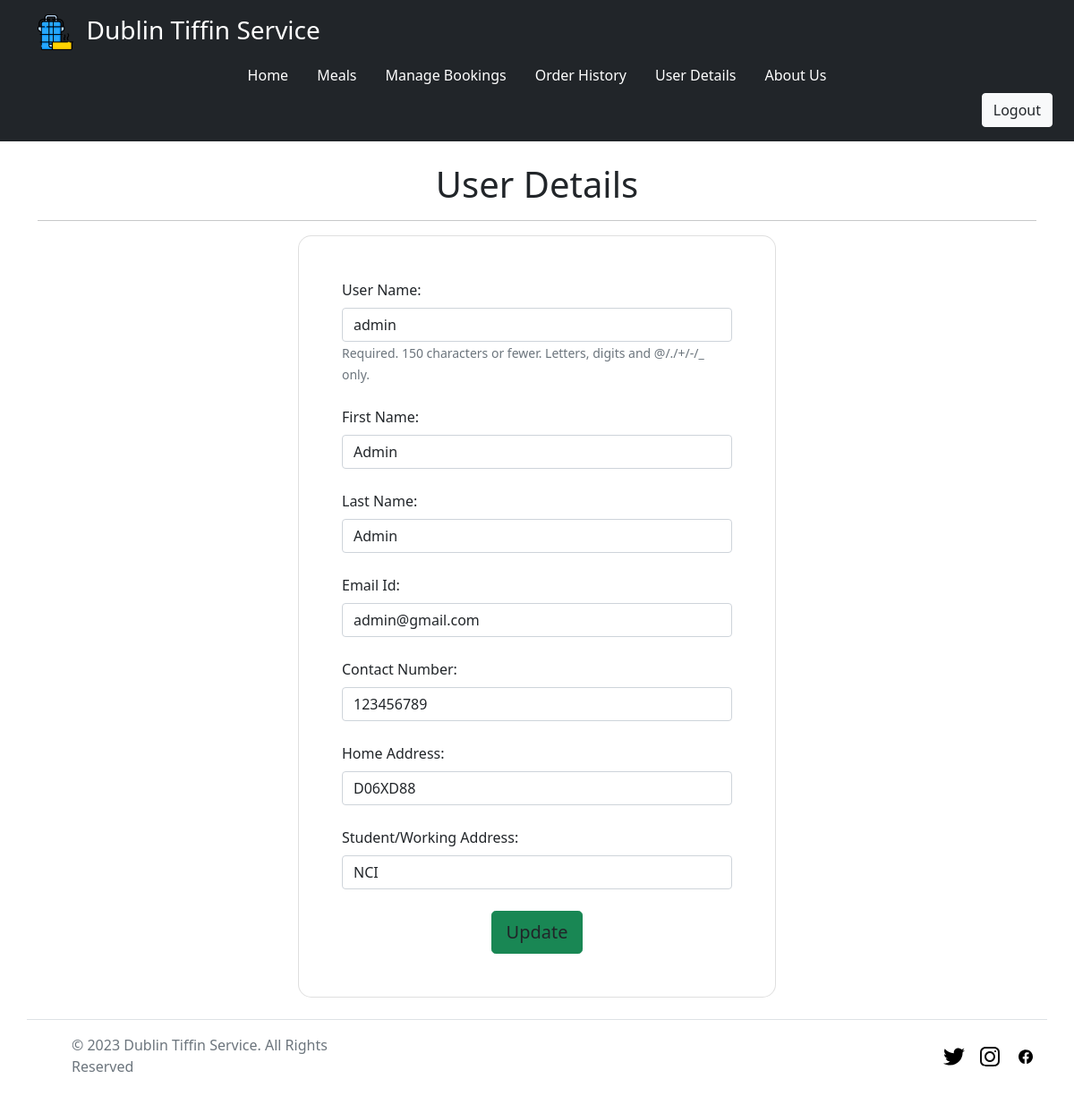
The page /user_details (signed in) on the database as committed earlier.
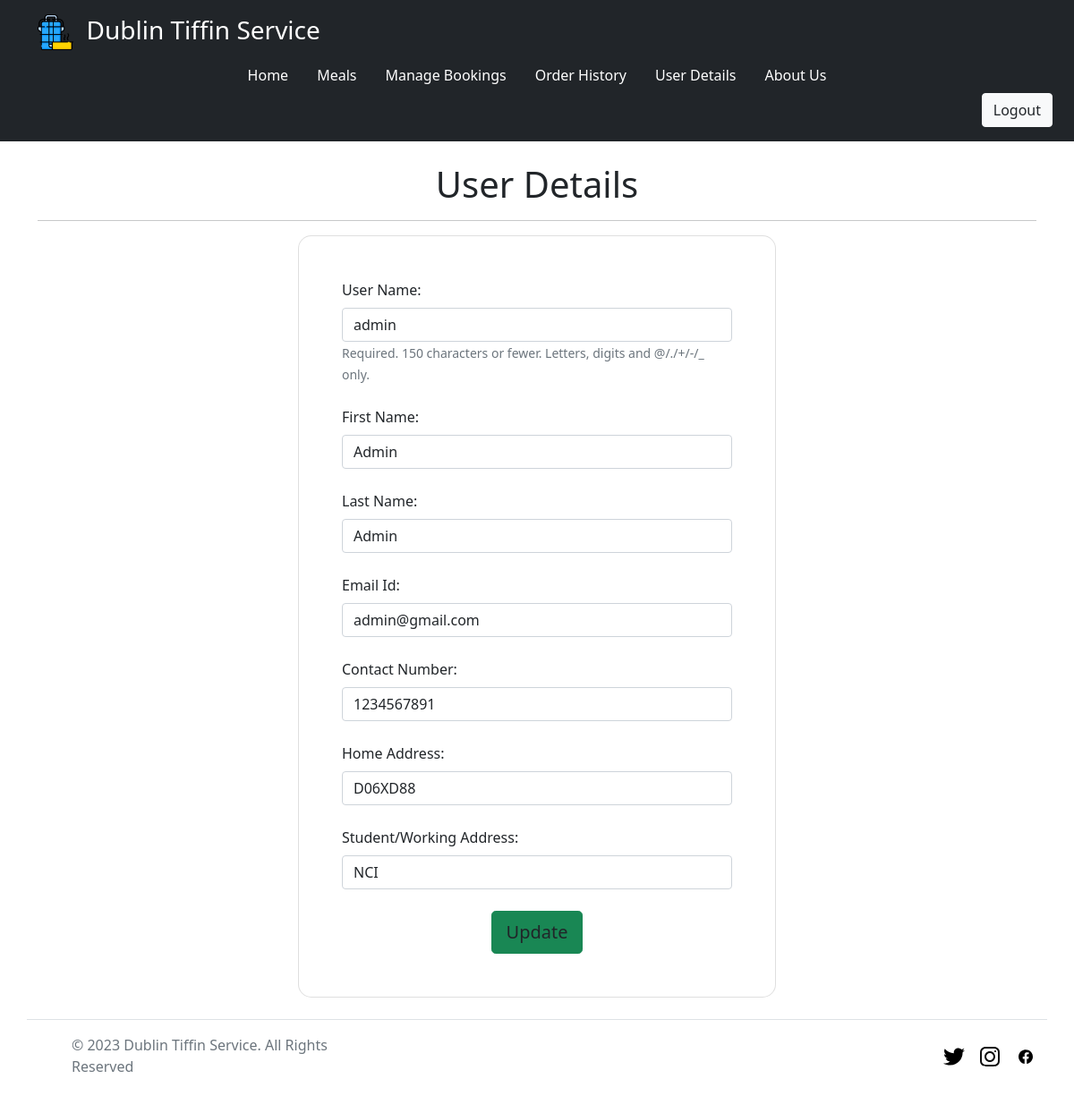
The same page on the database as committed later.
### customuser/models.py (models this page shows, shortened)
class CustomUserAccountField(models.Model):
    user = models.OneToOneField(User, primary_key=True, on_delete=models.CASCADE)
    phone_number = models.CharField(max_length=15)
    home_address = models.CharField(max_length=100)
    dest_address = models.CharField(max_length=100)

### customuser/views.py (the view)
# urls.py: path('user_details', views.user_details, name='user_details'),
@login_required
@transaction.atomic
@require_http_methods(["GET", "POST"])
def user_details(request):
    if request.user.is_authenticated:
        if request.method == "POST":
            user_form = UserEditForm(request.POST, instance=request.user)
            custom_user_form = CustomUserForm(request.POST, instance=request.user.customuseraccountfield)
            print(user_form.is_valid(), custom_user_form.is_valid())
            if user_form.is_valid() and custom_user_form.is_valid():
                print('save 1')
                user_form.save()
                print('save 2')
                custom_user_form.save()
                print('save 3')
                return redirect('user_details')
            else:
                print(user_form.errors)
                pass #add exception hanndling for forms.
        else:
            user_form = UserEditForm(instance=request.user)
            custom_user_form = CustomUserForm(instance=request.user.customuseraccountfield)
        return render(request, 'customuser/user_details.html', {"u_form": user_form, "c_form": custom_user_form})

### customuser/forms.py
class UserEditForm(forms.ModelForm):
    class Meta:
        model = User
        fields = ("username", "first_name", "last_name", "email")
        labels = {
            "username": "User Name",
            "first_name": "First Name",
            "last_name": "Last Name",
            "email": "Email Id",
        }

class CustomUserForm(forms.ModelForm):
    class Meta:
        model = CustomUserAccountField
        fields = ("phone_number", "home_address", "dest_address")
        labels = {
            "phone_number": "Contact Number",
            "home_address": "Home Address",
            "dest_address": "Student/Working Address",
        }

### templates/customuser/user_details.html (shortened to what this page needs)
{% extends '_partials/base.html' %}
{% load static %}
{% block body %}
{% load widget_tweaks %}
<div class="container">
    <br>
    <h1 class="text-center">User Details</h1>
    <hr>
    <section class="vh-20 bg-image vh-20">
        <div class="mask d-flex align-items-center h-100 gradient-custom-2">
            <div class="container h-100">
                <div class="row d-flex justify-content-center align-items-center h-100">
                    <div class="col-12 col-md-9 col-lg-7 col-xl-6">
                        <div class="card" style="border-radius: 15px;">
                            <div class="card-body p-5">
                                <form method="POST">
                                    {% for field in u_form.visible_fields %}
                                        {% if field.name != "password" %}
                                            <div class="form-outline mb-4">
                                                <label class="form-label" for="id_username">{{ field.label_tag }}</label>
                                                {% render_field field class="form-control" %}
                                                {% if field.help_text %}
                                                <small class="form-text text-muted">{{ field.help_text }}</small>
                                                {% endif %}
                                            </div>
                                        {% endif %}
                                    {% endfor %}
                                    {% for field in c_form.visible_fields %}
                                        <div class="form-outline mb-4">
                                            <label class="form-label" for="id_username">{{ field.label_tag }}</label>
                                            {% render_field field class="form-control" %}
                                        </div>
                                    {% endfor %}
                                    <div class="d-flex justify-content-center">
                                        <button type="submit"
                                            class="btn btn-success btn-block btn-lg gradient-custom-4 text-body">Update</button>
                                    </div>
                                </form>
                            </div>
                        </div>
                    </div>
                </div>
            </div>
        </div>
    </section>
</div>
{% endblock %}

Rows that differ between the two databases and show on the page:
changed CustomUserAccountField "D06XD88": phone_number "123456789" → "1234567891"
